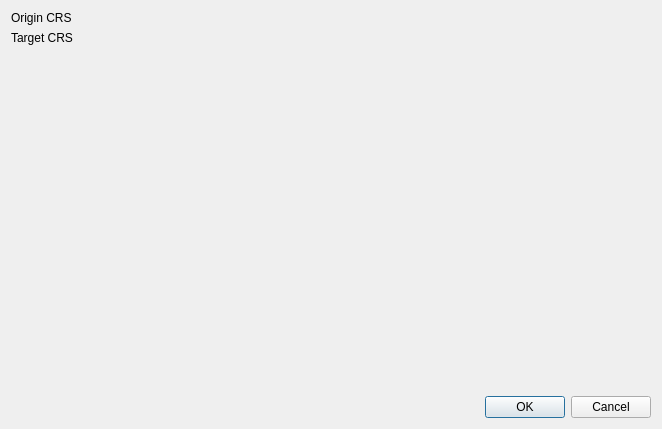
<?xml version="1.0" encoding="UTF-8"?>
<ui version="4.0">
 <class>GwmCoordTransSettingDialog</class>
 <widget class="QDialog" name="GwmCoordTransSettingDialog">
  <property name="geometry">
   <rect>
    <x>0</x>
    <y>0</y>
    <width>662</width>
    <height>429</height>
   </rect>
  </property>
  <property name="sizePolicy">
   <sizepolicy hsizetype="Minimum" vsizetype="Minimum">
    <horstretch>0</horstretch>
    <verstretch>0</verstretch>
   </sizepolicy>
  </property>
  <property name="windowTitle">
   <string>Reproject</string>
  </property>
  <layout class="QVBoxLayout" name="verticalLayout_2">
   <property name="sizeConstraint">
    <enum>QLayout::SetMinimumSize</enum>
   </property>
   <item>
    <layout class="QFormLayout" name="formLayout">
     <property name="sizeConstraint">
      <enum>QLayout::SetDefaultConstraint</enum>
     </property>
     <property name="fieldGrowthPolicy">
      <enum>QFormLayout::AllNonFixedFieldsGrow</enum>
     </property>
     <item row="0" column="0">
      <widget class="QLabel" name="label">
       <property name="sizePolicy">
        <sizepolicy hsizetype="Fixed" vsizetype="Preferred">
         <horstretch>0</horstretch>
         <verstretch>0</verstretch>
        </sizepolicy>
       </property>
       <property name="text">
        <string>Origin CRS</string>
       </property>
      </widget>
     </item>
     <item row="1" column="0">
      <widget class="QLabel" name="label_2">
       <property name="sizePolicy">
        <sizepolicy hsizetype="Fixed" vsizetype="Preferred">
         <horstretch>0</horstretch>
         <verstretch>0</verstretch>
        </sizepolicy>
       </property>
       <property name="text">
        <string>Target CRS</string>
       </property>
      </widget>
     </item>
     <item row="1" column="1">
      <widget class="QgsProjectionSelectionWidget" name="mDesCRSSelector" native="true"/>
     </item>
     <item row="0" column="1">
      <widget class="QgsProjectionSelectionWidget" name="mSrcCRSSelector" native="true"/>
     </item>
    </layout>
   </item>
   <item>
    <layout class="QHBoxLayout" name="horizontalLayout_3">
     <property name="sizeConstraint">
      <enum>QLayout::SetMinimumSize</enum>
     </property>
     <item>
      <spacer name="horizontalSpacer">
       <property name="orientation">
        <enum>Qt::Horizontal</enum>
       </property>
       <property name="sizeHint" stdset="0">
        <size>
         <width>40</width>
         <height>20</height>
        </size>
       </property>
      </spacer>
     </item>
     <item>
      <widget class="QPushButton" name="btnOK">
       <property name="text">
        <string>OK</string>
       </property>
      </widget>
     </item>
     <item>
      <widget class="QPushButton" name="btnCancel">
       <property name="text">
        <string>Cancel</string>
       </property>
      </widget>
     </item>
    </layout>
   </item>
  </layout>
 </widget>
 <customwidgets>
  <customwidget>
   <class>QgsProjectionSelectionWidget</class>
   <extends>QWidget</extends>
   <header>qgsprojectionselectionwidget.h</header>
   <container>1</container>
  </customwidget>
 </customwidgets>
 <resources/>
 <connections/>
</ui>
